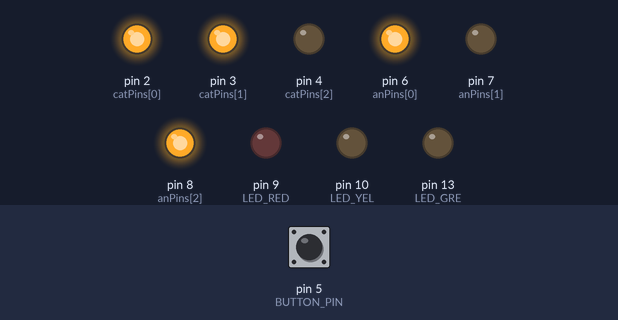
The sketch below on a simulated Arduino Uno, built with avr-gcc and run on an emulated ATmega328P. Parts: output pins drawn as LEDs (lit = HIGH). The test bench sets the inputs (shaded band); at power-on: pin 5 (BUTTON_PIN) LOW.

Above: at 1.2 s.
1.3 s: pin 5 (BUTTON_PIN) pulled HIGH for 0.15 s
At 2.5 s:
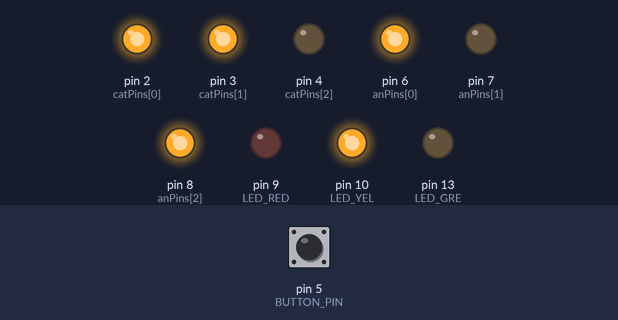
2.9 s: pin 5 (BUTTON_PIN) pulled HIGH for 1 s
At 3.8 s:
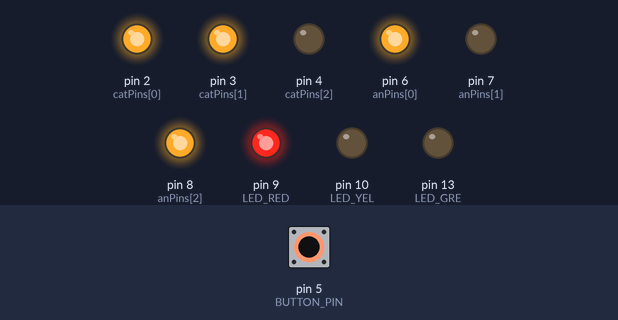
5.4 s: pin 5 (BUTTON_PIN) pulled HIGH for 3.2 s
At 5.7 s:
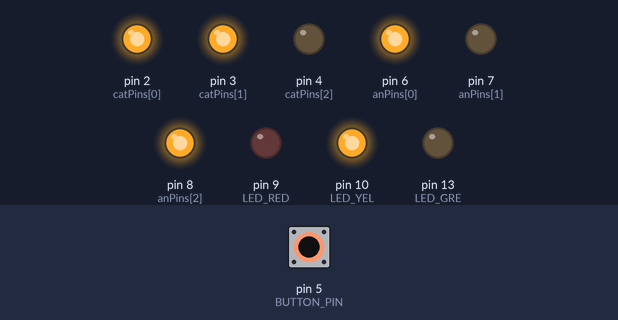
Timing chart, 0 to 8.4 s (numbered marks = the images above; inputs shaded):
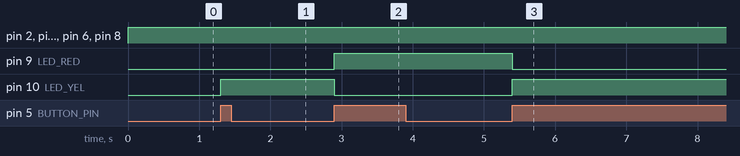

Measured:
- after the input at 1.3 s, pin 10 (LED_YEL): LOW → HIGH at once
- after the input at 2.9 s, pin 9 (LED_RED): LOW → HIGH at once; pin 10 (LED_YEL): HIGH → LOW at once
- after the input at 5.4 s, pin 9 (LED_RED): HIGH → LOW at once; pin 10 (LED_YEL): LOW → HIGH at once

The sketch:

dm-gyro-snake.ino
```cpp
#define LED_GRE 13
#define LED_RED 9
#define LED_YEL 10

#define BUTTON_PIN 5

#define MAX_EVENTS 8
#define FREQ 60 // Hz

short int catPins[3] = {2, 3, 4};   // pins on the ATmega328P
short int anPins[3] = {6, 7, 8};    // pins on the ATmega328P

// LED Pins:   {13, 3, 4, 10, 6}  <- dot matrix pins
int c_pins[5] = {4, 0, 1, 3, 2};

// LED Pins:    {9, 14, 8, 5, 1, 7, 2}  <- dot matrix pins
int a_pins[7] = {5, 6, 4, 2, 0, 3, 1};

/*   LED Numbering
 *   ---__---__---    <-- physical notches on dot matrix
 *   0 1 2 3 4 5 6  (x)   that denote the orientation
 *   1 . . . . . .
 *   2 . . . . . .
 *   3 . . . . . .
 *   4 . . . . . .
 *
 *  (y)
 *   ---__---__---
 */


struct ST_btn   // ST means state of button
{
  short int pressed;
  short int led_on;
};

class CLBtnReset
{
  private:
    int sleep_time = 1; // 1 millisecond
    ST_btn state;
  public:
    int btnPressed()
    {
      if (digitalRead(BUTTON_PIN) == HIGH)
      {
        return 1;
      }
      else
      {
        return 0;
      }
    }
    void checkBtn()
    {
      if ((state.pressed == 0) && (btnPressed() == 1))
      {
        state.pressed = 1;
        if (state.led_on == LED_YEL)
        {
          state.led_on = LED_RED;
          digitalWrite(LED_RED, HIGH);
          digitalWrite(LED_YEL, LOW);
        }
        else if (state.led_on == LED_RED)
        {
          state.led_on = LED_YEL;
          digitalWrite(LED_YEL, HIGH);
          digitalWrite(LED_RED, LOW);
        }
      }
      if ((state.pressed == 1) && (btnPressed() == 0))
      {
        state.pressed = 0;
      }
    }
};


void dispLED(short int loc_x, short int loc_y)
{
  /* loc_x is a coordinate that respects the numbering
   * scheme above.
   *
   * x is the anode pin number (corresponding to loc_x)
   * on the decoder that drives the dot matrix (LEDs)
   *
   *
   * loc_y is a coordinate that respects the numbering
   * scheme above.
   *
   * y is the cathode pin number (corresponding to loc_y)
   * on the decoder that drives the dot matrix (LEDs)
   */

  int x;
  int y;

  x = a_pins[loc_x];
  y = c_pins[loc_y];

  for (int i; i<3; i++)
  {
    if (x&1)
    {
      digitalWrite(anPins[i], HIGH);
    }
    else
    {
      digitalWrite(anPins[i], LOW);
    }

    if (y&1)
    {
      digitalWrite(catPins[i], HIGH);
    }
    else
    {
      digitalWrite(catPins[i], LOW);
    }

    x = x >> 1;
    y = y >> 1;
  }
}

//void scheduler()
//{
//  for (short int i=0; i<MAX_EVENTS; i++)
//  {
//    if (tasks[i].time >= millis())
//    {
//      tasks[i].update(tasks[i].state);
//    }
//  }
//}

void setup()
{
  Serial.begin(9600);

  // setup cathode pins (dot matrix)
  pinMode(catPins[0], OUTPUT);
  pinMode(catPins[1], OUTPUT);
  pinMode(catPins[2], OUTPUT);

  // setup anode pins (dot matrix)
  pinMode(anPins[0], OUTPUT);
  pinMode(anPins[1], OUTPUT);
  pinMode(anPins[2], OUTPUT);

  // setup debug leds
  pinMode(LED_GRE, OUTPUT);
  pinMode(LED_RED, OUTPUT);
  pinMode(LED_YEL, OUTPUT);

  // setup button
  pinMode(BUTTON_PIN, INPUT);
}

void loop()
{
  dispLED(0, 3);
  CLBtnReset btnReset;
  while (true)
  {

    btnReset.checkBtn();
//    scheduler();

  }
}
```
